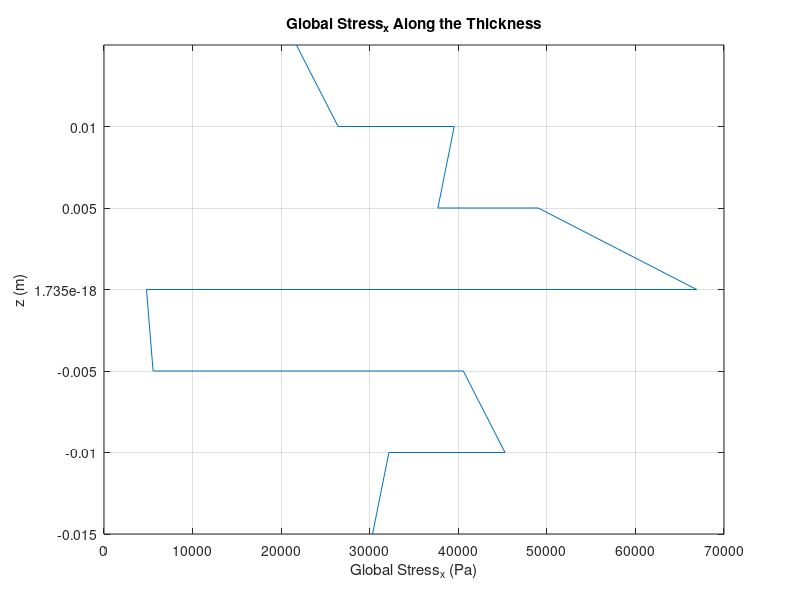

This figure's MATLAB source: (Note: this script raises an error after producing the figure.)
% Composite Materials Project 

clc
clear
clear all
format long

%Given Parameters

a = 0.4;                      % An Edge-Length of The Square Plate [m]
%NM = [50e3;-50e3;1e3;-2;7;1]; % Load [N_x;N_y;N_xy;M_x;M_y;M_xy] [N/m;(N*m)m]
NM=[1000;1000;0;0;0;0];
    plyno = 6;                    % Ply Number of The Symmetric Laminate
t = 5e-3;                  % Ply Thickness [m]
ns = 2;                       % Factor of Safety

% The stresses in individual plies must be lower than the ply strength given in table.
% Magnitudes of global mid-plane strains must be lower than 5*10^-3 m/m.
% Magnitudes of global mid-plane curvatures must be lower than 4 m^-1.

% Chooseen Materials and Ply Orientations for A Symmetric Stacking Sequence for 6 Plies are 
% [0*GY-70Epoxy / 90*KevlarEpoxy / 0*GY-70Epoxy]_s

% Properties of Choosen Materials

E_1 (1:6) =181e9; %[262, 76, 262, 262, 76, 262] * 10^9;  % Longitudinal Elastic Modulus [Pa]
E_2 (1:6) = 10.3e9; %[8.3, 5.5, 8.3, 8.3, 5.5, 8.3] * 10^9;  % Transverse Elastic Modulus [Pa]
G_12 (1:6) = 7.17e9;%[4.1, 2.1 ,4.1, 4.1, 2.1, 4.1] *10^9;  % Shear Modulus [Pa]
v_12 (1:6) = 0.28;%[.25, .34, .25, .25, .34, .25];  % Major Poisson's Ratio

Strength_Ultimate_11 = [586, 1379, 586, 586, 1379, 586] * 10^6;  % Ultimate Longitudinal Strength [Pa]
Strength_Ultimate_22 = [41, 28, 41, 41, 28, 41] *10^6;  % Ultimate Transverse Strength [Pa]
Strength_Ultimate_12 = [97, 60, 97, 97, 60, 97] *10^6;  % Ultimate In-plane Shear Strength [Pa]
Density = [1690, 1380, 1690, 1690, 1380, 1690]; % Densities of Materials [kg/m^3]
angle = [-45, 45, 90, 0, -45, 45];  % Choosen Ply Orientations for A Symmetric Stacking Sequence for 6 Plies

% Initial Conditions

Mass = 0;
no_fail=0;
S = zeros(3,3); % Reducing Compliance Matrix
R = zeros(3,3); % Reuter Matrix
R(1,1) = 1;
R(2,2) = 1;
R(3,3) = 2;
A = zeros(3);  % A Matrix
B = zeros(3);  % B Matrix
D = zeros(3);  % D Matrix

h = plyno*t;                %Total Thickness of Laminate [m]
h_coordinate(1) = -h/2;     % [m]
Volume = plyno*t*a^2;       %Total Volume [m^3]

    for n = 1:plyno

        h_coordinate(n+1) = h_coordinate(n)+t;     % Locations of the Ply Surfaces [m]

        % Compliance Matrix
        S(1,1) = 1/E_1(n);
        S(2,2) = 1/E_2(n);
        S(3,3) = 1/G_12(n);
        S(1,2) = -v_12(n)/E_1(n);
        S(2,1) = S(1,2);
        
        v_21(n) = v_12(n)/E_1(n)*E_2(n);    % Minor Poisson's Ratio

        Q = inv(S);   % Reduced Stifness Matrix

        c(n) = cosd(angle(n));  
        s(n) = sind(angle(n));
        T=[c(n)^2 s(n)^2 2*s(n)*c(n); s(n)^2 c(n)^2 -2*s(n)*c(n); -s(n)*c(n) s(n)*c(n) c(n)^2-s(n)^2];   % Transfer Matrix

        Qbar = inv(T)*Q*R*T*inv(R);    % Transfer Reduced Stiffnes Matrix

        A = A+Qbar*(h_coordinate(n+1)-h_coordinate(n));            % A Matrix
        B = B+1/2*(Qbar*(h_coordinate(n+1)^2-h_coordinate(n)^2));  % B Matrix
        D = D+1/3*(Qbar*(h_coordinate(n+1)^3-h_coordinate(n)^3));  % D Matrix

        % ABBD Matrix

        ABBD(1:3,1:3) = A;   % Extansional Stiffness Matrix [Pa*m]
        ABBD(1:3,4:6) = B;   % Coupling Stiffness Matrix [Pa*m^2]
        ABBD(4:6,1:3) = B;
        ABBD(4:6,4:6) = D;   % Bending Stiffness Matrix [Pa*m^3]

        e0 = ABBD\NM;    %[Epsilon*0_x;Epsilon*0_x;Gamma*0_xy ; K_x;K_y;K_xy] [m/m; 1/m]
        Strain_midplane = e0(1:3,1);     % Midplane Strain [m/m]
        Curvature_midplane = e0(4:6,1);  % Midplane Curvatures [1/m]

        Mass = Mass+a^2*t*(Density(n));  % Mass of Laminate [kg]

    end

Density_laminate = Mass/Volume;  % Total Density [kg/m^3]

Astar = inv(A);  % Extansional Compliance Matrix [1/(Pa*m)]
Dstar = inv(D);  % Inverse of the Bending Stiffness Matrix [1/(Pa*m^3)]

E_x = 1/(h*Astar(1,1));   % Effective In-Plane Longitudinal Modulus [Pa]
E_y = 1/(h*Astar(2,2));   % Effective In-Plane Tranverse Modulus [Pa]
G_xy = 1/(h*Astar(3,3));  % Effective In-Plane Shear Modulus [Pa]
v_xy = -(Astar(1,2)/Astar(1,1));   % Effective In-Plane Poisson's Ratio v_xy
v_yx = -(Astar(1,2)/Astar(2,2));   % Effective In-Plane Poisson's Ratio v_yx

Constant_Inplane = [E_x,E_y,G_xy,v_xy,v_yx];    % In-Plane Engineering Constant of Laminate
Specific_Modulus_Inplane = Constant_Inplane(1:3)*(1/Density_laminate);   % Specific In-Plane Modulus [Pa*kg/m^3]

E_xf = 12/(h^3*Dstar(1,1));    % Effective Flexural Longitudinal Modulus [Pa]
E_yf = 12/(h^3*Dstar(2,2));    % Effective Flexural Transverse Modulus [Pa]
G_xyf = 12/(h^3*Dstar(3,3));   % Effective Flexural Shear Modulus [Pa]
v_xyf = -(Dstar(1,2)/Dstar(1,1));   % Effective Flexural Poisson's Ratio v_xyf
v_yxf = -(Dstar(1,2)/Dstar(2,2));   % Effective Flexural Poisson's Ratio v_yxf

Constant_Flexural = [E_xf,E_yf,G_xyf,v_xyf,v_yxf];   % Flexural Engineering Constant of Laminate

    for n = 1:plyno

        z=-plyno*t/2:t/2:plyno*t/2;

        Q=inv(S); 
        c(n)=cosd(angle(n));
        s(n)=sind(angle(n));
        T=[c(n)^2 s(n)^2 2*s(n)*c(n); s(n)^2 c(n)^2 -2*s(n)*c(n); -s(n)*c(n) s(n)*c(n) c(n)^2-s(n)^2]; %Transfer Matrix
        Qbar=inv(T)*Q*R*T*inv(R);
        
        Strain_global(1:3,3*n-2)=Strain_midplane + z (2*n-1) * Curvature_midplane;   % Global Strain at Top       [m/m]
        Strain_global(1:3,3*n-1)=Strain_midplane + z (2*n) * Curvature_midplane;     % Global Strain at Middle    [m/m]
        Strain_global(1:3,3*n)=Strain_midplane + z (2*n+1) * Curvature_midplane;     % Global Strain at Bottom    [m/m]
    
        SG=Strain_global;
        SG(3,:)=Strain_global(3,:)/2;
        SG1(:,3*n-2:3*n) = T * SG(:,3*n-2:3*n) ;
        Strain_local=SG1;
        Strain_local (3,:) = 2 * SG1(3,:);    % Local Strains   [m/m]
    
        Stress_global(:,3*n-2:3*n) = Qbar * Strain_global (:,3*n-2:3*n);      % Global Stresses  [Pa]
    
        Stress_local(:,3*n-2:3*n) = T * Stress_global(:,3*n-2:3*n);           % Local Stresses   [Pa]
      
    end
    
    Stress_global_x=Stress_global(1,:);         % Global Stresses at X Direction [N]
    Stress_global_y=Stress_global(2,:);         % Global Stresses at Y Direction [N]
    Stress_global_xy=Stress_global(3,:);        % Global Stresses at Z Direction [N]
    
    Strain_global_x=Strain_global(1,:);         % Global Strains at X Direction [m/m]
    Strain_global_y=Strain_global(2,:);         % Global Strains at Y Direction [m/m] 
    Strain_global_xy=Strain_global(3,:);        % Global Strains at Z Direction [m/m]

    Stress_local_1=Stress_local(1,:);           % Local Stresses at Direction 1 [N]
    Stress_local_2=Stress_local(2,:);           % Local Stresses at Direction 2 [N]
    Stress_local_12=Stress_local(3,:);          % Local Stresses at Direction 3 [N]

    Strain_local_1=Strain_local(1,:);           % Local Strains at Direction 1 [m/m]
    Strain_local_2=Strain_local(2,:);           % Local Strains at Direction 2 [m/m]
    Strain_local_12=Strain_local(3,:);          % Local Strains at Direction 3 [m/m]

% Failure Test with Safety Factor = 2

for n=1:plyno
    
    %Tsai-Hill Failure Theory
    S1=max(abs(Stress_local_1(1,3*n-2:3*n)));    % Max Stress at Direction 1 for Each Individual Ply [Pa]
    X=Strength_Ultimate_11(n)/ns;                % Ultimate Longitudinal Strength with Factor of Safety [Pa]

    S2=max(abs(Stress_local_2(1,3*n-2:3*n)));    % Max Stress at Direction 2 for Each Individual Ply [Pa]
    Y=Strength_Ultimate_22(n)/ns;                % Ultimate Transverse Strength with Factor of Safety [Pa]

    T12=max(abs(Stress_local_12(1,3*n-2:3*n)));  % Max Stress at Direction 12 for Each Individual Ply [Pa]
    Z=Strength_Ultimate_12(n)/ns;                % Ultimate In-plane Shear Strength with Factor of Safety [Pa]

    tsai=(S1/X)^2-((S1*S2)/(X^2))+(S2/Y)^2+(T12/Z)^2;   % Must be lower than 1 according to Tsai-Hill Failure Theory

    if tsai < 1  % Equation of Tsai-Hill Failure Theory

        no_fail=no_fail+1;
        
    % If value of nonfail is equal to 6 all plies in laminate pass the stress test
    
    end
end

    % When Top, Middle and Bottom Locations of The Surfaces of Plies are Considered Together
    Th=[z(1),z(2),z(3),z(3),z(4),z(5),z(5),z(6),z(7),z(7),z(8),z(9),z(9),z(10),z(11),z(11),z(12),z(13)]; 
    
              
    %%%----- PLOTTING -----%%%
           
    % Graphics of the Variation of Global Stresses Along the Thickness
    
    figure(1);
    plot(Stress_global_x,Th);
    title('Global Stress_x Along the Thickness')
    xlabel('Global Stress_x (Pa)');
    ylabel('z (m)');
    grid on
    yticks (h_coordinate);
    ax=gca;
    ax.XGrid = 'off';
    ax.YDir= 'reverse';    
    
    figure(2);
    plot(Stress_global_y,Th);
    title('Global Stress_y Along the Thickness')
    xlabel('Global Stress_y (Pa)');
    ylabel('z (m)');
    grid on
    yticks (h_coordinate);
    ax=gca;
    ax.XGrid = 'off';
    ax.YDir= 'reverse';
    
    figure(3);
    plot(Stress_global_xy,Th);
    title('Global Stress_x_y Along the Thickness')
    xlabel('Global Stress_x_y (Pa)');
    ylabel('z (m)');
    grid on
    yticks (h_coordinate);
    ax=gca;
    ax.XGrid = 'off';
    ax.YDir= 'reverse';
    
    % Graphics of the Variation of Global Strains Along the Thickness
    
    figure(4);
    plot(Strain_global_x,Th);
    title('Global Strain_x Along the Thickness')
    xlabel('Global Strain_x (m/m)');
    ylabel('z (m)');
    grid on
    yticks (h_coordinate);
    ax=gca;
    ax.XGrid = 'off';
    ax.YDir= 'reverse';
    
    figure(5);
    plot(Strain_global_y,Th);
    title('Global Strain_y Along the Thickness')
    xlabel('Global Strain_y (m/m)');
    ylabel('z (m)');
    grid on
    yticks (h_coordinate);
    ax=gca;
    ax.XGrid = 'off';
    ax.YDir='reverse';
    
    figure(6);
    plot(Strain_global_xy,Th);
    title('Global Strain_x_y Along the Thickness')
    xlabel('Global Strain_x_y (m/m)');
    ylabel('z (m)');
    grid on
    yticks (h_coordinate);
    ax=gca;
    ax.XGrid = 'off';
    ax.YDir= 'reverse';
    
    %Graphics of the Variation of Local Stresses Along the Thickness
    
    figure(7);
    plot(Stress_local_1,Th);
    title('Local Stress_1 Along the Thickness')
    xlabel('Local Stress_1 (Pa)');
    ylabel('z (m)');
    grid on
    yticks (h_coordinate);
    ax=gca;
    ax.XGrid = 'off';
    ax.YDir= 'reverse';
    
    figure(8);
    plot(Stress_local_2,Th);
    title('Local Stress_2 Along the Thickness')
    xlabel('Global Stress_2 (Pa)');
    ylabel('z (m)');
    grid on
    yticks (h_coordinate);
    ax=gca;
    ax.XGrid = 'off';
    ax.YDir= 'reverse';
    
    figure(9);
    plot(Stress_local_12,Th);
    title('Local Stress_1_2 Along the Thickness')
    xlabel('Local Stress_1_2 (Pa)');
    ylabel('z (m)');
    grid on
    yticks (h_coordinate);
    ax=gca;
    ax.XGrid = 'off';
    ax.YDir= 'reverse';
    
    %Graphics of the Variation of Local Strains Along the Thickness
    
    figure(10);
    plot(Strain_local_1,Th);
    title('Local Strain_1 Along the Thickness')
    xlabel('Global Strain_1 (m/m)');
    ylabel('z (m)');
    grid on
    yticks (h_coordinate);
    ax=gca;
    ax.XGrid = 'off';
    ax.YDir= 'reverse';
    
    figure(11);
    plot(Strain_local_2,Th);
    title('Local Strain_2 Along the Thickness')
    xlabel('Local Strain_2 (m/m)');
    ylabel('z (m)');
    grid on
    yticks (h_coordinate);
    ax=gca;
    ax.XGrid = 'off';
    ax.YDir= 'reverse';
    
    figure(12);
    plot(Strain_local_12,Th);
    title('Local Strain_1_2 Along the Thickness')
    xlabel('Local Strain_1_2 (m/m)');
    ylabel('z (m)');
    grid on
    yticks (h_coordinate);
    ax=gca;
    ax.XGrid = 'off';
    ax.YDir='reverse';
    